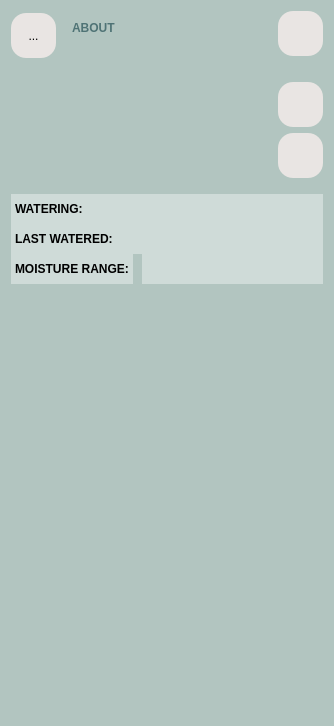
<?xml version="1.0" encoding="UTF-8"?>
<ui version="4.0">
 <class>Form</class>
 <widget class="QWidget" name="Form">
  <property name="geometry">
   <rect>
    <x>0</x>
    <y>0</y>
    <width>334</width>
    <height>726</height>
   </rect>
  </property>
  <property name="sizePolicy">
   <sizepolicy hsizetype="Minimum" vsizetype="Minimum">
    <horstretch>0</horstretch>
    <verstretch>0</verstretch>
   </sizepolicy>
  </property>
  <property name="windowTitle">
   <string>Form</string>
  </property>
  <property name="styleSheet">
   <string notr="true">background-color: #b2c5c0;</string>
  </property>
  <layout class="QVBoxLayout" name="verticalLayout">
   <item>
    <layout class="QHBoxLayout" name="horizontalLayout_2">
     <property name="sizeConstraint">
      <enum>QLayout::SetDefaultConstraint</enum>
     </property>
     <property name="bottomMargin">
      <number>15</number>
     </property>
     <item>
      <widget class="QToolButton" name="return_pots">
       <property name="minimumSize">
        <size>
         <width>45</width>
         <height>45</height>
        </size>
       </property>
       <property name="styleSheet">
        <string notr="true">QToolButton#return_pots{
	background-color: #E9E5E3;
	border-radius: 15px;
	font: 12pt &quot;Candara&quot;;
	text-align: center;

	
}

QToolButton#return_pots:hover{
	background-color: #D1CECC;
}

QToolButton#return_pots:pressed{
	background-color: #E9E5E3;
	border: 4px solid #D1CECC;
	
}</string>
       </property>
       <property name="text">
        <string>...</string>
       </property>
       <property name="icon">
        <iconset>
         <normaloff>back.png</normaloff>back.png</iconset>
       </property>
       <property name="iconSize">
        <size>
         <width>30</width>
         <height>30</height>
        </size>
       </property>
      </widget>
     </item>
     <item alignment="Qt::AlignTop">
      <widget class="QLabel" name="label_about_pot">
       <property name="sizePolicy">
        <sizepolicy hsizetype="Preferred" vsizetype="Preferred">
         <horstretch>0</horstretch>
         <verstretch>0</verstretch>
        </sizepolicy>
       </property>
       <property name="minimumSize">
        <size>
         <width>0</width>
         <height>50</height>
        </size>
       </property>
       <property name="styleSheet">
        <string notr="true">font: 13pt &quot;Candara&quot;;
font-weight:bold;
padding: 7px;
color: #4F7375</string>
       </property>
       <property name="text">
        <string>ABOUT</string>
       </property>
       <property name="alignment">
        <set>Qt::AlignLeading|Qt::AlignLeft|Qt::AlignTop</set>
       </property>
      </widget>
     </item>
     <item alignment="Qt::AlignTop">
      <widget class="QToolButton" name="manage_pot">
       <property name="sizePolicy">
        <sizepolicy hsizetype="Fixed" vsizetype="Fixed">
         <horstretch>0</horstretch>
         <verstretch>0</verstretch>
        </sizepolicy>
       </property>
       <property name="minimumSize">
        <size>
         <width>45</width>
         <height>45</height>
        </size>
       </property>
       <property name="contextMenuPolicy">
        <enum>Qt::DefaultContextMenu</enum>
       </property>
       <property name="layoutDirection">
        <enum>Qt::RightToLeft</enum>
       </property>
       <property name="styleSheet">
        <string notr="true">QToolButton::menu-indicator { image: none; }

QToolButton#manage_pot{
	background-color: #E9E5E3;
	border-radius: 15px;
	font: 12pt &quot;Candara&quot;;
	text-align: center;

	
}

QToolButton#manage_pot:hover{
	background-color: #D1CECC;
}

QToolButton#manage_pot:pressed{
	background-color: #E9E5E3;
	border: 4px solid #D1CECC;
	
}</string>
       </property>
       <property name="text">
        <string/>
       </property>
       <property name="icon">
        <iconset>
         <normaloff>more.png</normaloff>more.png</iconset>
       </property>
       <property name="iconSize">
        <size>
         <width>30</width>
         <height>30</height>
        </size>
       </property>
       <property name="popupMode">
        <enum>QToolButton::InstantPopup</enum>
       </property>
       <property name="toolButtonStyle">
        <enum>Qt::ToolButtonIconOnly</enum>
       </property>
      </widget>
     </item>
    </layout>
   </item>
   <item>
    <layout class="QHBoxLayout" name="horizontalLayout">
     <property name="spacing">
      <number>0</number>
     </property>
     <property name="sizeConstraint">
      <enum>QLayout::SetFixedSize</enum>
     </property>
     <property name="topMargin">
      <number>0</number>
     </property>
     <property name="rightMargin">
      <number>0</number>
     </property>
     <property name="bottomMargin">
      <number>0</number>
     </property>
     <item>
      <layout class="QVBoxLayout" name="verticalLayout_4">
       <property name="spacing">
        <number>0</number>
       </property>
       <property name="sizeConstraint">
        <enum>QLayout::SetMaximumSize</enum>
       </property>
       <property name="topMargin">
        <number>30</number>
       </property>
       <property name="bottomMargin">
        <number>20</number>
       </property>
       <item>
        <widget class="QLabel" name="pot_name">
         <property name="sizePolicy">
          <sizepolicy hsizetype="Preferred" vsizetype="Minimum">
           <horstretch>0</horstretch>
           <verstretch>0</verstretch>
          </sizepolicy>
         </property>
         <property name="maximumSize">
          <size>
           <width>16777215</width>
           <height>30</height>
          </size>
         </property>
         <property name="styleSheet">
          <string notr="true">font: 13pt &quot;Candara&quot;;
font-weight:bold;
padding-left: 7px;
</string>
         </property>
         <property name="text">
          <string/>
         </property>
        </widget>
       </item>
       <item>
        <widget class="QLabel" name="pot_plant">
         <property name="sizePolicy">
          <sizepolicy hsizetype="Preferred" vsizetype="Minimum">
           <horstretch>0</horstretch>
           <verstretch>0</verstretch>
          </sizepolicy>
         </property>
         <property name="maximumSize">
          <size>
           <width>16777215</width>
           <height>30</height>
          </size>
         </property>
         <property name="styleSheet">
          <string notr="true">font: 12pt &quot;Candara&quot;;
padding-left: 7px;
</string>
         </property>
         <property name="text">
          <string/>
         </property>
        </widget>
       </item>
      </layout>
     </item>
     <item>
      <layout class="QVBoxLayout" name="verticalLayout_3">
       <property name="spacing">
        <number>6</number>
       </property>
       <property name="sizeConstraint">
        <enum>QLayout::SetMinimumSize</enum>
       </property>
       <item alignment="Qt::AlignRight">
        <widget class="QPushButton" name="sync_pot">
         <property name="minimumSize">
          <size>
           <width>45</width>
           <height>45</height>
          </size>
         </property>
         <property name="maximumSize">
          <size>
           <width>45</width>
           <height>45</height>
          </size>
         </property>
         <property name="styleSheet">
          <string notr="true">QPushButton#sync_pot{
	background-color: #E9E5E3;
	border-radius: 15px;
	font: 12pt &quot;Candara&quot;;
	text-align: center;

}

QPushButton#sync_pot:hover{
	background-color: #D1CECC;
}

QPushButton#sync_pot:pressed{
	background-color: #E9E5E3;
	border: 4px solid #D1CECC;
	
}</string>
         </property>
         <property name="text">
          <string/>
         </property>
         <property name="icon">
          <iconset>
           <normaloff>sync.png</normaloff>sync.png</iconset>
         </property>
         <property name="iconSize">
          <size>
           <width>25</width>
           <height>25</height>
          </size>
         </property>
        </widget>
       </item>
       <item alignment="Qt::AlignRight">
        <widget class="QPushButton" name="water_pot">
         <property name="minimumSize">
          <size>
           <width>45</width>
           <height>45</height>
          </size>
         </property>
         <property name="maximumSize">
          <size>
           <width>45</width>
           <height>45</height>
          </size>
         </property>
         <property name="styleSheet">
          <string notr="true">QPushButton#water_pot{
	background-color: #E9E5E3;
	border-radius: 15px;
	font: 12pt &quot;Candara&quot;;
	text-align: center;

	
}

QPushButton#water_pot:hover{
	background-color: #D1CECC;
}

QPushButton#water_pot:pressed{
	background-color: #E9E5E3;
	border: 4px solid #D1CECC;
	
}</string>
         </property>
         <property name="text">
          <string/>
         </property>
         <property name="icon">
          <iconset>
           <normaloff>watering-can.png</normaloff>watering-can.png</iconset>
         </property>
         <property name="iconSize">
          <size>
           <width>35</width>
           <height>35</height>
          </size>
         </property>
        </widget>
       </item>
      </layout>
     </item>
    </layout>
   </item>
   <item>
    <layout class="QVBoxLayout" name="verticalLayout_2">
     <property name="spacing">
      <number>0</number>
     </property>
     <property name="sizeConstraint">
      <enum>QLayout::SetDefaultConstraint</enum>
     </property>
     <property name="topMargin">
      <number>0</number>
     </property>
     <item>
      <layout class="QFormLayout" name="formLayout">
       <property name="horizontalSpacing">
        <number>0</number>
       </property>
       <property name="verticalSpacing">
        <number>0</number>
       </property>
       <property name="topMargin">
        <number>10</number>
       </property>
       <property name="bottomMargin">
        <number>10</number>
       </property>
       <item row="0" column="0">
        <widget class="QLabel" name="label">
         <property name="sizePolicy">
          <sizepolicy hsizetype="Preferred" vsizetype="Preferred">
           <horstretch>0</horstretch>
           <verstretch>0</verstretch>
          </sizepolicy>
         </property>
         <property name="minimumSize">
          <size>
           <width>131</width>
           <height>30</height>
          </size>
         </property>
         <property name="maximumSize">
          <size>
           <width>16777215</width>
           <height>30</height>
          </size>
         </property>
         <property name="sizeIncrement">
          <size>
           <width>0</width>
           <height>0</height>
          </size>
         </property>
         <property name="styleSheet">
          <string notr="true">font: 11pt &quot;Candara&quot;;
font-weight: bold;
padding-left: 1px;
text-align: left;
background-color: #CFDBD8;

</string>
         </property>
         <property name="text">
          <string>WATERING:</string>
         </property>
         <property name="textFormat">
          <enum>Qt::AutoText</enum>
         </property>
        </widget>
       </item>
       <item row="1" column="0">
        <widget class="QLabel" name="label_4">
         <property name="minimumSize">
          <size>
           <width>131</width>
           <height>30</height>
          </size>
         </property>
         <property name="maximumSize">
          <size>
           <width>16777215</width>
           <height>30</height>
          </size>
         </property>
         <property name="styleSheet">
          <string notr="true">font: 11pt &quot;Candara&quot;;
font-weight: bold;
padding-left: 1px;
text-align: left;
background-color: #CFDBD8;</string>
         </property>
         <property name="text">
          <string>LAST WATERED:</string>
         </property>
        </widget>
       </item>
       <item row="1" column="1">
        <widget class="QLabel" name="last_watered">
         <property name="styleSheet">
          <string notr="true">font: 12pt &quot;Candara&quot;;
background-color: #CFDBD8;</string>
         </property>
         <property name="text">
          <string/>
         </property>
         <property name="alignment">
          <set>Qt::AlignCenter</set>
         </property>
        </widget>
       </item>
       <item row="0" column="1">
        <widget class="QLabel" name="pot_watering">
         <property name="minimumSize">
          <size>
           <width>0</width>
           <height>0</height>
          </size>
         </property>
         <property name="maximumSize">
          <size>
           <width>16777215</width>
           <height>30</height>
          </size>
         </property>
         <property name="styleSheet">
          <string notr="true">font: 12pt &quot;Candara&quot;;
background-color: #CFDBD8;</string>
         </property>
         <property name="text">
          <string/>
         </property>
         <property name="alignment">
          <set>Qt::AlignCenter</set>
         </property>
        </widget>
       </item>
       <item row="2" column="0">
        <widget class="QLabel" name="label_2">
         <property name="minimumSize">
          <size>
           <width>0</width>
           <height>30</height>
          </size>
         </property>
         <property name="styleSheet">
          <string notr="true">font: 11pt &quot;Candara&quot;;
font-weight: bold;
padding-left: 1px;
text-align: left;
background-color: #CFDBD8;</string>
         </property>
         <property name="text">
          <string>MOISTURE RANGE:</string>
         </property>
        </widget>
       </item>
       <item row="2" column="1">
        <widget class="QLabel" name="moisture_range">
         <property name="styleSheet">
          <string notr="true">font: 12pt &quot;Candara&quot;;
background-color: #CFDBD8;
</string>
         </property>
         <property name="text">
          <string/>
         </property>
         <property name="alignment">
          <set>Qt::AlignCenter</set>
         </property>
        </widget>
       </item>
      </layout>
     </item>
     <item>
      <widget class="QWidget" name="sensor_graphs" native="true">
       <property name="minimumSize">
        <size>
         <width>0</width>
         <height>240</height>
        </size>
       </property>
       <property name="maximumSize">
        <size>
         <width>320</width>
         <height>240</height>
        </size>
       </property>
       <property name="contextMenuPolicy">
        <enum>Qt::DefaultContextMenu</enum>
       </property>
       <property name="styleSheet">
        <string notr="true"/>
       </property>
      </widget>
     </item>
     <item>
      <spacer name="verticalSpacer">
       <property name="orientation">
        <enum>Qt::Vertical</enum>
       </property>
       <property name="sizeHint" stdset="0">
        <size>
         <width>20</width>
         <height>40</height>
        </size>
       </property>
      </spacer>
     </item>
     <item alignment="Qt::AlignHCenter|Qt::AlignVCenter">
      <widget class="QLabel" name="pot_label_info">
       <property name="styleSheet">
        <string notr="true">font: 13pt &quot;Candara&quot;;
padding: 7px;
color: #BD523F;
qproperty-alignment: AlignCenter;</string>
       </property>
       <property name="text">
        <string/>
       </property>
      </widget>
     </item>
    </layout>
   </item>
  </layout>
 </widget>
 <resources>
  <include location="pyflora.qrc"/>
 </resources>
 <connections/>
</ui>
